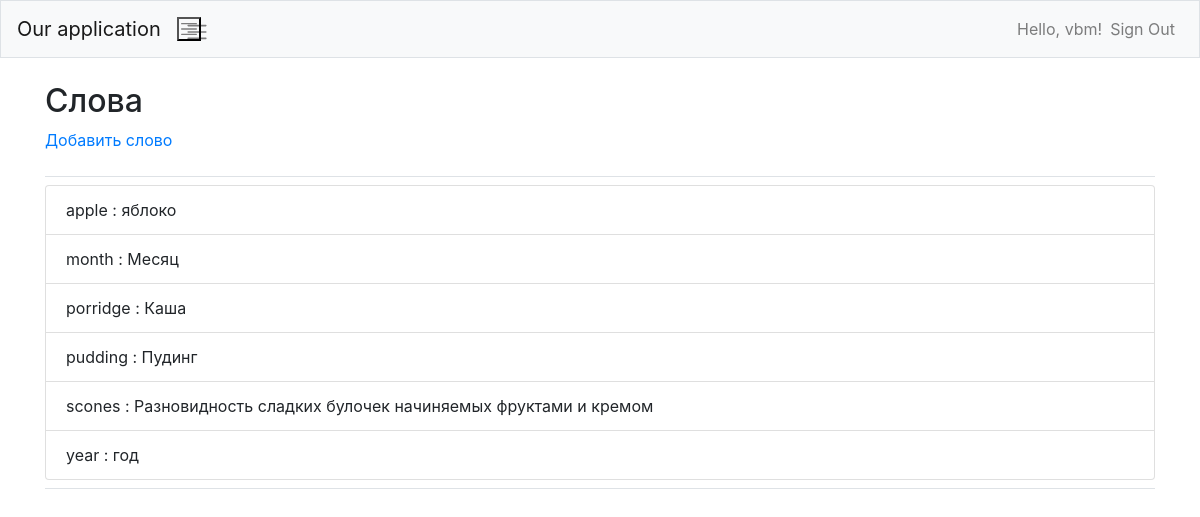
The app's page /words (signed in) with its own data.
### dict/models.py (models this page shows)
class Words(models.Model):
    cat = models.ForeignKey(Cats,on_delete=models.CASCADE)
    word = models.CharField(max_length=15, unique=True)
    transc = models.CharField(max_length=40)
    meaning = models.TextField(max_length=200)
    date_added = models.DateField(auto_now_add=True)
    author = models.ForeignKey(User, on_delete=models.CASCADE)
    def __str__(self) -> str:
        return f'{self.word} : {self.meaning}'

### dict/views.py (the view)
# urls.py: path('words', views.words, name="words"),
def words(request):
    words = Words.objects.filter(author=request.user.id).order_by("word")
    mapper = {"words": words}
    return render(request,"dict/words.html",mapper)

### dict/templates/dict/words.html
{% extends "dict/base.html" %}
{% load bootstrap4 %}
{% block page_header %}
  <h2>Слова</h2>
  <p>
    <a href="{% url 'dict:addword'  %}" >Добавить слово</a>
  </p>
{% endblock page_header %}
{% block content %}
    <ul class="list-group">
        {% for word in words %}
        <li class="list-group-item">{{word}}</li>
        {% endfor %}
    </ul>
{% endblock content %}

### dict/templates/dict/base.html (shortened to what this page needs)
{% load bootstrap4 %}
<html lang="en">
   <head>
      {% bootstrap_css %}
   </head>
   <body>
      <nav class="navbar navbar-expand-md navbar-light bg-light mb-4 border">
         <a class="navbar-brand" href="{% url 'dict:index' %}">Our application</a>
         <button class="navbar-toggler-icon" type="button" data-toggle="collapse"
            data-target="#navbarCollapse" aria-controls="navbarCollapse"
            aria-expanded="false" aria-label="Toggle navigation" >
            <span class="navbar-toggler-icon"></span></button>
         <div class="collapse navbar-collapse" id="navbarCollapse">
            <ul class="navbar-nav ml-auto">
               {% if user.is_authenticated %}
                  <li class="nav-item">
                     <span class="navbar-text">Hello, {{user.username}}!</span>
                  </li>
                  <li class="nav-item">
                     <a class="nav-link" href="{% url 'users:logout' %}">Sign Out</a>
                  </li>
               {% endif %}
            </ul>
         </div>
      </nav>
      <main role="main" class="container">
         <div class="pb-2 mb-2 border-bottom">
            {% block page_header %}{% endblock page_header %}
         </div>
         <div class="pb-2 mb-2 border-bottom">
            {% block content %}{% endblock content %}
         </div>
      </main>
   </body>
</html>

### records on screen
Words: word+meaning "apple : яблоко"
Words: word+meaning "month : Месяц"
Words: word+meaning "porridge : Каша"
Words: word+meaning "pudding : Пудинг"
Words: word+meaning "scones : Разновидность сладких булочек начиняемых фруктами и кремом"
Words: word+meaning "year : год"

### other values on screen
{{ user.username }} "vbm"
